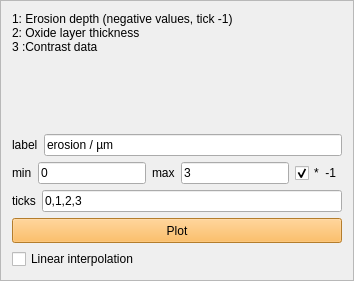
               <widget class="QFrame" name="frame_8">
                <property name="maximumSize">
                 <size>
                  <width>381</width>
                  <height>281</height>
                 </size>
                </property>
                <property name="frameShape">
                 <enum>QFrame::StyledPanel</enum>
                </property>
                <property name="frameShadow">
                 <enum>QFrame::Raised</enum>
                </property>
                <layout class="QVBoxLayout" name="verticalLayout_23">
                 <item>
                  <widget class="QLabel" name="label_26">
                   <property name="text">
                    <string>1: Erosion depth (negative values, tick -1)  
2: Oxide layer thickness
3 :Contrast data</string>
                   </property>
                  </widget>
                 </item>
                 <item>
                  <spacer name="verticalSpacer_8">
                   <property name="orientation">
                    <enum>Qt::Vertical</enum>
                   </property>
                   <property name="sizeHint" stdset="0">
                    <size>
                     <width>20</width>
                     <height>77</height>
                    </size>
                   </property>
                  </spacer>
                 </item>
                 <item>
                  <layout class="QHBoxLayout" name="horizontalLayout_18">
                   <item>
                    <widget class="QLabel" name="label_12">
                     <property name="text">
                      <string>label</string>
                     </property>
                    </widget>
                   </item>
                   <item>
                    <widget class="QLineEdit" name="evaluateErosionLabelLineEdit">
                     <property name="text">
                      <string>erosion / µm</string>
                     </property>
                    </widget>
                   </item>
                  </layout>
                 </item>
                 <item>
                  <layout class="QHBoxLayout" name="horizontalLayout_20">
                   <item>
                    <widget class="QLabel" name="label_14">
                     <property name="text">
                      <string>min</string>
                     </property>
                    </widget>
                   </item>
                   <item>
                    <widget class="QLineEdit" name="evaluateErosionMinLineEdit">
                     <property name="text">
                      <string>0</string>
                     </property>
                    </widget>
                   </item>
                   <item>
                    <widget class="QLabel" name="label_15">
                     <property name="text">
                      <string>max</string>
                     </property>
                    </widget>
                   </item>
                   <item>
                    <widget class="QLineEdit" name="evaluateErosionMaxLineEdit">
                     <property name="text">
                      <string>3</string>
                     </property>
                    </widget>
                   </item>
                   <item>
                    <widget class="QCheckBox" name="evaluateMultiplycheckBox">
                     <property name="text">
                      <string>*  -1</string>
                     </property>
                     <property name="checked">
                      <bool>true</bool>
                     </property>
                    </widget>
                   </item>
                  </layout>
                 </item>
                 <item>
                  <layout class="QHBoxLayout" name="horizontalLayout_19">
                   <item>
                    <widget class="QLabel" name="label_13">
                     <property name="text">
                      <string>ticks</string>
                     </property>
                    </widget>
                   </item>
                   <item>
                    <widget class="QLineEdit" name="evaluateErosionTicksLineEdit">
                     <property name="text">
                      <string>0,1,2,3</string>
                     </property>
                    </widget>
                   </item>
                  </layout>
                 </item>
                 <item>
                  <widget class="QPushButton" name="evaluateErosionPlotButton">
                   <property name="minimumSize">
                    <size>
                     <width>0</width>
                     <height>25</height>
                    </size>
                   </property>
                   <property name="maximumSize">
                    <size>
                     <width>16777215</width>
                     <height>25</height>
                    </size>
                   </property>
                   <property name="styleSheet">
                    <string notr="true">background-color: rgb(252, 175, 62);</string>
                   </property>
                   <property name="text">
                    <string>Plot</string>
                   </property>
                  </widget>
                 </item>
                 <item>
                  <widget class="QCheckBox" name="evaluateErosioncheckBox">
                   <property name="maximumSize">
                    <size>
                     <width>16777215</width>
                     <height>20</height>
                    </size>
                   </property>
                   <property name="text">
                    <string>Linear interpolation</string>
                   </property>
                  </widget>
                 </item>
                </layout>
               </widget>
